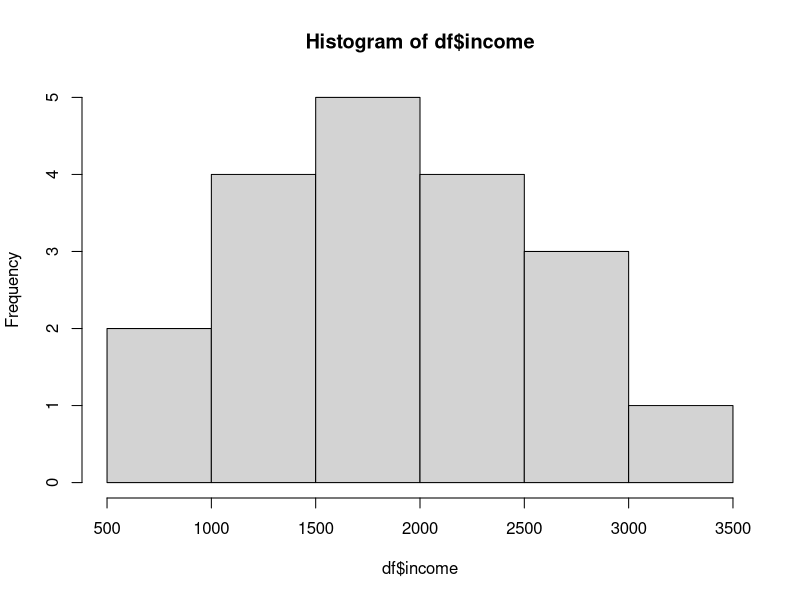
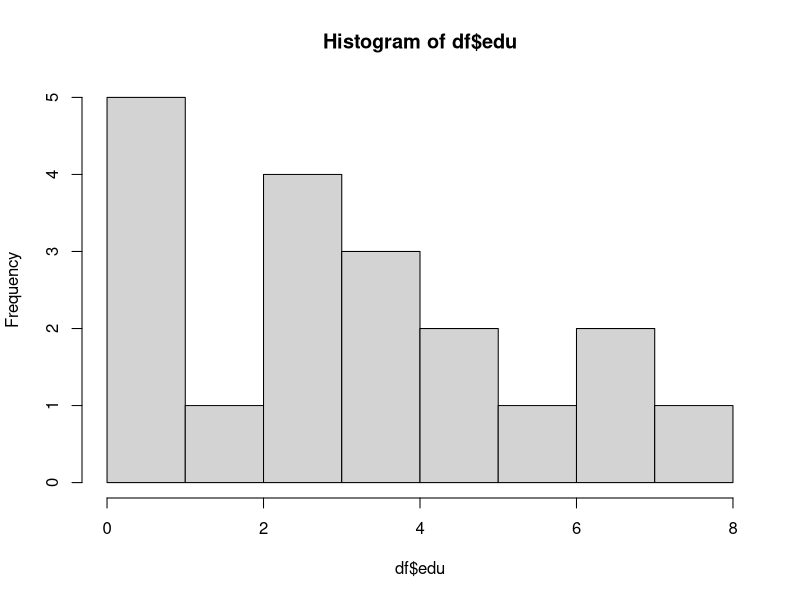
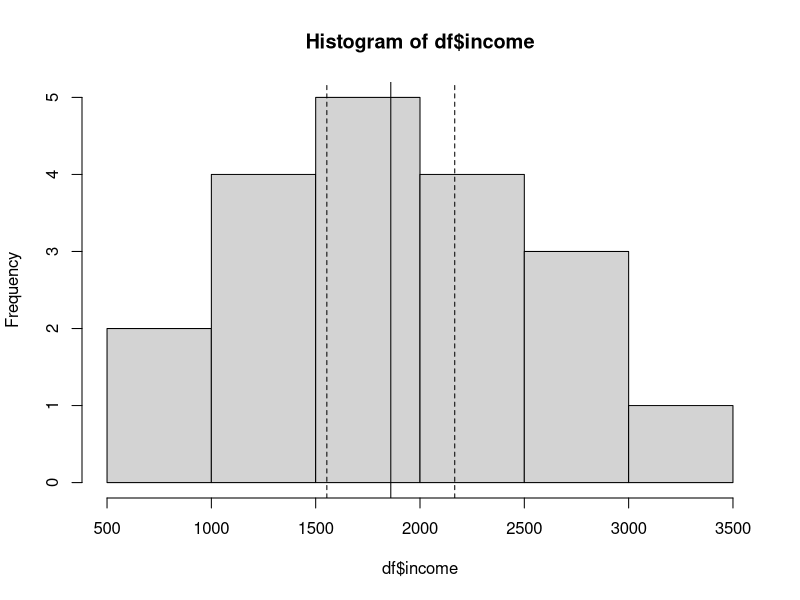
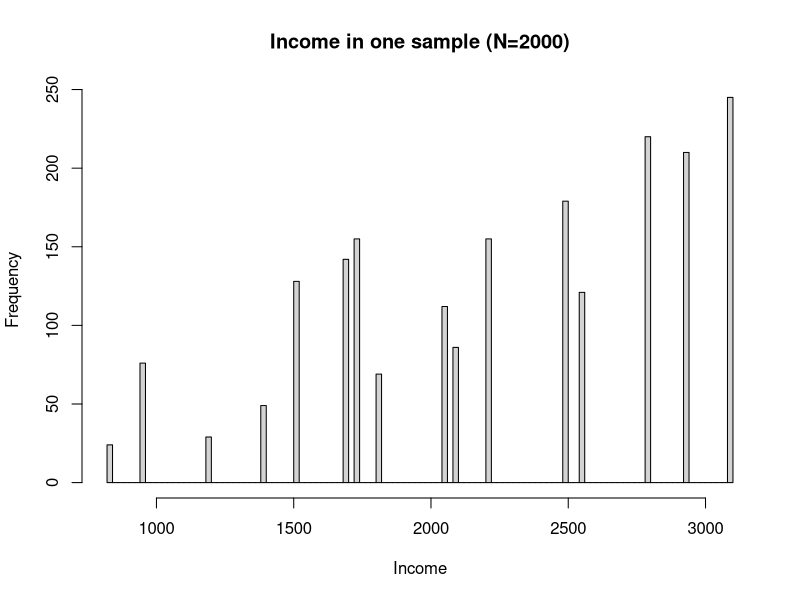
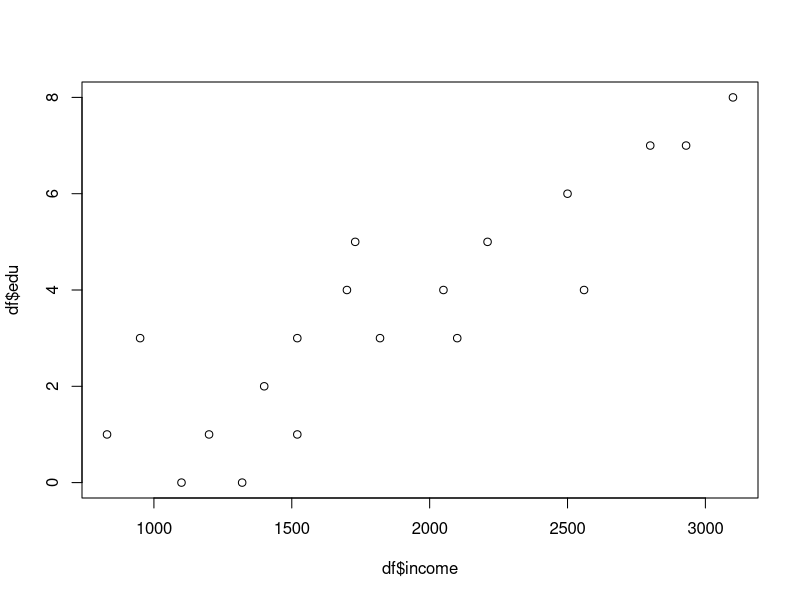
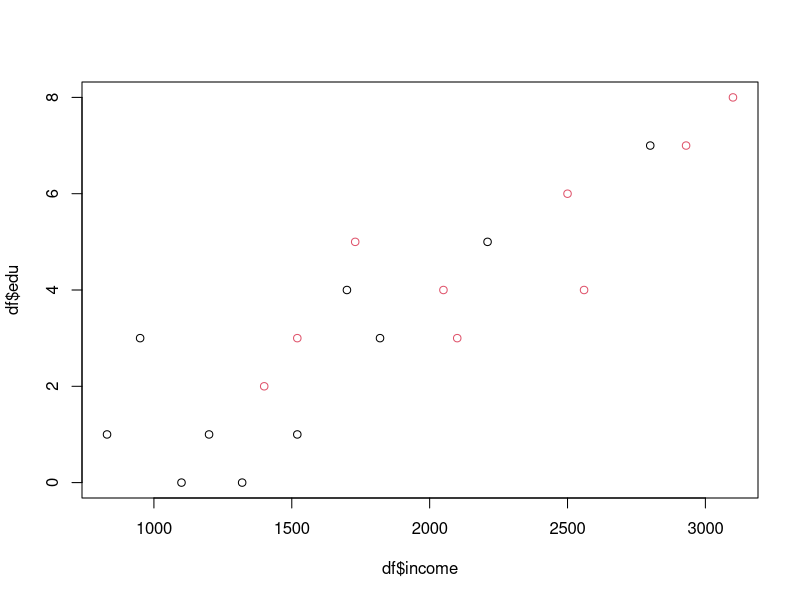
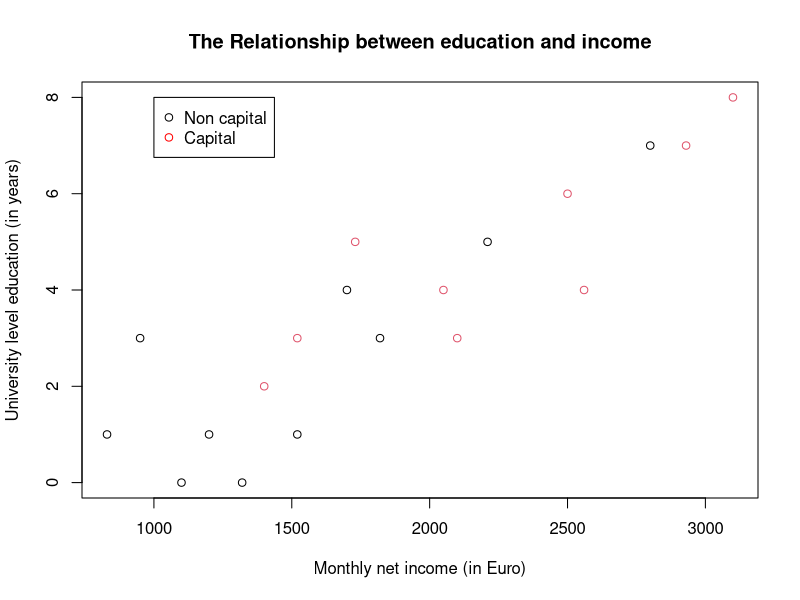

These figures' R source, in order:
# Applied Statistical Analysis I      
# Tutorial 1: Introduction & stats review                        

# Get working directory
getwd()

# Set working directory 
setwd("/Users/tpa064/Downloads")
getwd()

### Research Question -----------
# Is there a relationship between education and income?

# Selection of variables
# a. Education: University level education in years
# b. Income: Monthly net income
# c. Capital: Whether the person lives in capital or not

### Data collection ----------

# Load data 
df <- read.csv("fictional_data.csv")

# First step, look at data
View(df)
str(df) # Present structure of R object
?str

head(df)

tail(df, 2)

### Descriptive analysis ----------

### Income ###
hist(df$income) # Distribution
mean(df$income) # Central tendency, mean
var(df$income) # Variability, variance
sd(df$income) # Variability, standard deviation
sd(df$income)/sqrt(length((df$income))) # Variability, standard **error**

# Step by step
df$income
length((df$income))
sqrt(length((df$income)))
sqrt(19)
sd(df$income)/sqrt(length((df$income)))

### Education ###
hist(df$edu) # Distribution
mean(df$edu) # Central tendency, mean
var(df$edu) # Variability, variance
sd(df$edu) # Variability, standard deviation
sd(df$edu)/sqrt(length((df$edu))) # Variability, standard **error**

# Get summary statistics for entire dataset
summary(df)

# Which kind of inferences can we make with regards to the population,
# based on the sample data?
mean(df$income) # Sample mean is estimate for population mean
sd(df$income)/sqrt(length((df$income))) 
# Standard **error** (Sample standard deviation adjusted by sample size)
# is estimate for standard deviation of the sampling distribution

# Why do we need standard error again? --> to calculate measures of
# uncertainty for our point estimate (e.g., confidence intervals, and p-values)

### 95% Confidence level ###
# Definition: Point estimate +/- Margin of error, 
# where margin of error is a multiple of the standard error

# What do we need?
mean(df$income) # Point estimate
sd(df$income)/sqrt(length((df$income))) # Standard error

# How to find the multiple?
# Looking at the normal distribution, we see that 
# 95% of observations lie within +/-1.96 (approximately 2)
# standard errors of point estimate 

# Lower bound
upper_95 = (mean(df$income))+(1.96)*(sd(df$income)/sqrt(length((df$income))))

# Upper bound
lower_95 = (mean(df$income))-(1.96)*(sd(df$income)/sqrt(length((df$income))))

# Print
lower_95
mean(df$income)
upper_95

# How to calculate 99% confidence intervals?


x <- rnorm(200, mean = 0, sd = 1) 
mean(x)
## -0.07337356

sd(x)
## 0.9675932

x <- rnorm(1000000, mean = 0, sd = 1) 
mean(x)
## -0.000101218

sd(x)
## 1.000413


#For the standard normal distribution, find the area to the left of x = 1.96
pnorm(q = 1.96)
## 0.9750021

pnorm(q = -1.96)
## 0.0249979

qnorm(0.025) ## -1.959964
qnorm(0.975) ## 1.959964


qnorm(0.005) ## -2.575829
qnorm(0.995) ## 2.575829


n <- length(df$income)
qt(0.025, n-1, lower.tail = T)
## -2.100922


### Histogram ###
hist(df$income)
abline(v=mean(df$income),col="black")
abline(v=lower_95,col="black",lty="dashed")
abline(v=upper_95,col="black",lty="dashed")

###Sampling###
s <- sample(df$income, size = 2000, replace = TRUE, prob = df$edu)

hist(s, breaks = 100, xlab = "Income", ylab = "Frequency", main = "Income in one sample (N=2000)")

# Mean of the population
print(weighted.mean(df$income, w = df$edu), digits = 6)
## 2244.33

# Mean of the one sample
print(mean(s), digits = 6)
## 2242.42

# Is there a relationship between education and income?

### Scatter plot ###
plot(df$income,df$edu)
plot(df$income,df$edu,
     col=df$cap+1) # Color over third variable (+1, because first color in R is white)

# Improve visualization and save
png(file="output/scatter_plot.png")
plot(df$income,
     df$edu,
     col=df$cap+1,
     xlab="Monthly net income (in Euro)",
     ylab="University level education (in years)",
     main="The Relationship between education and income")
# Add legend
legend(1000, 8, # x and y position of legend
       legend=c("Non capital", "Capital"),
       col=c("black","red"),
       pch=1) # Marker type (1 is default)
dev.off()
